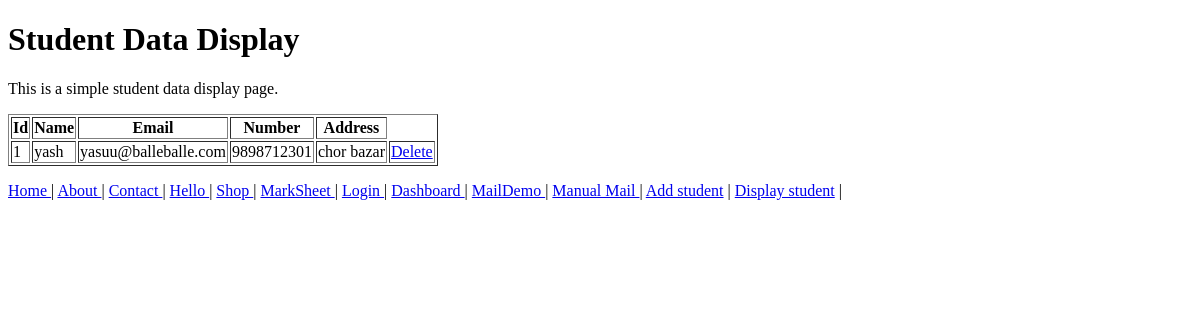
The page /display-student on the database as committed earlier.
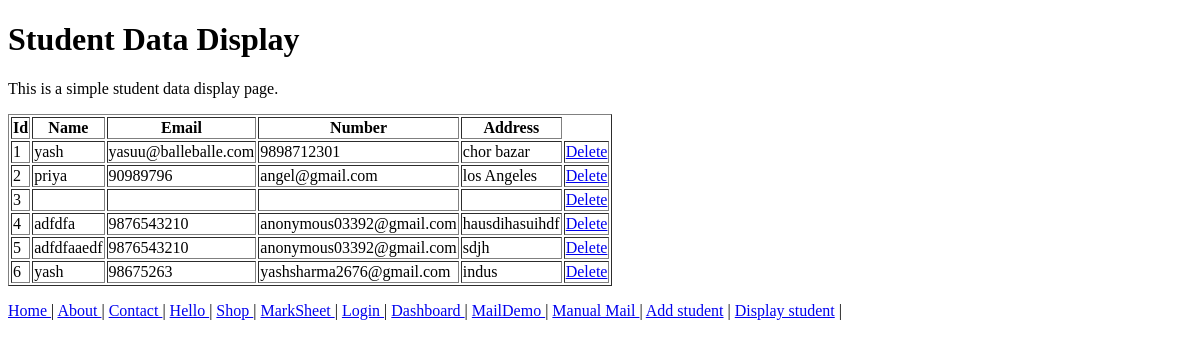
The same page on the database as committed later.
### myuserapp/models.py (models this page shows, shortened)
class student(models.Model):
    name = models.CharField(max_length=30)
    mobile = models.CharField()
    email = models.EmailField()
    address = models.CharField()

### myuserapp/views.py (the view)
# urls.py: path('display-student',views.studentdisplay),
def studentdisplay(request):
    data = student.objects.all()
    return render(request,'student-data-display.html',{'students':data})

### template/student-data-display.html (shortened to what this page needs)
{% load static %}
<!DOCTYPE html>
<html lang="en">
<head>
    <link rel="stylesheet" type="text/css" href="{% static 'style2.css' %}">
</head>
<body>
    <h1>Student Data Display</h1>
    <p>This is a simple student data display page.</p>
    <table border="1">
        <tr>
            <th>Id</th>
            <th>Name</th>
            <th>Email</th>
            <th>Number</th>
            <th>Address</th>
        </tr>
        {% for i in students %}
        <tr>
            <td>{{i.id}}</td>
            <td>{{i.name}}</td>
            <td>{{i.email}}</td>
            <td>{{i.mobile}}</td>
            <td>{{i.address}}</td>
            <td><a href="delete-student/{{i.id}}">Delete</a></td>
        </tr>
        {% endfor %}
    </table>
    {% include 'menu.html' %}
</body>
</html>

Rows that differ between the two databases and show on the page:
added student: id "2", name "priya", email "90989796", mobile "angel@gmail.com", address "los Angeles"
added student: id "3"
added student: id "4", name "adfdfa", email "9876543210", mobile "anonymous03392@gmail.com", address "hausdihasuihdf"
added student: id "5", name "adfdfaaedf", email "9876543210", mobile "anonymous03392@gmail.com", address "sdjh"
added student: id "6", name "yash", email "98675263", mobile "yashsharma2676@gmail.com", address "indus"
